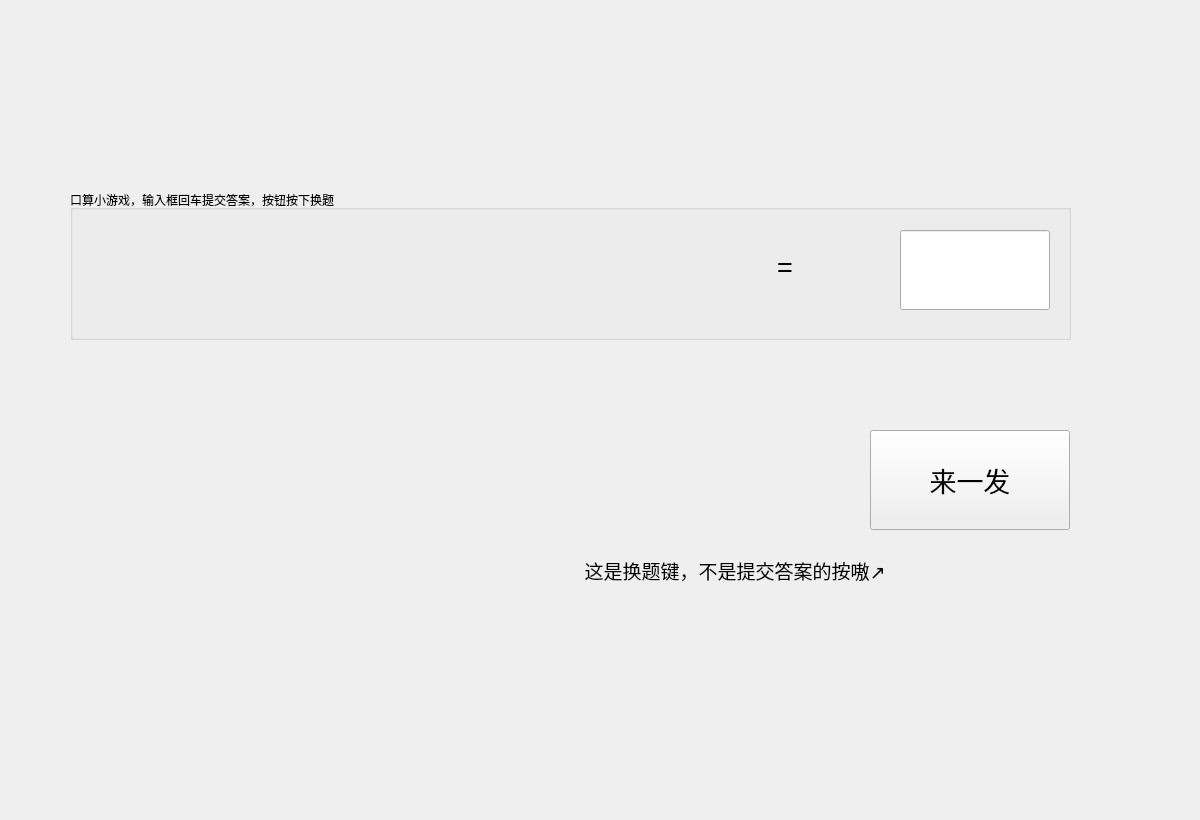
<?xml version="1.0" encoding="UTF-8"?>
<ui version="4.0">
 <class>Game</class>
 <widget class="QWidget" name="Game">
  <property name="geometry">
   <rect>
    <x>0</x>
    <y>0</y>
    <width>1200</width>
    <height>820</height>
   </rect>
  </property>
  <property name="windowTitle">
   <string>Form</string>
  </property>
  <widget class="QGroupBox" name="groupBox">
   <property name="geometry">
    <rect>
     <x>70</x>
     <y>190</y>
     <width>1001</width>
     <height>150</height>
    </rect>
   </property>
   <property name="title">
    <string>口算小游戏，输入框回车提交答案，按钮按下换题</string>
   </property>
   <widget class="QLabel" name="left_operand">
    <property name="geometry">
     <rect>
      <x>40</x>
      <y>40</y>
      <width>150</width>
      <height>80</height>
     </rect>
    </property>
    <property name="font">
     <font>
      <family>Consolas</family>
      <pointsize>20</pointsize>
     </font>
    </property>
    <property name="text">
     <string/>
    </property>
    <property name="alignment">
     <set>Qt::AlignCenter</set>
    </property>
   </widget>
   <widget class="QLabel" name="_operator">
    <property name="geometry">
     <rect>
      <x>240</x>
      <y>40</y>
      <width>150</width>
      <height>80</height>
     </rect>
    </property>
    <property name="font">
     <font>
      <family>Consolas</family>
      <pointsize>20</pointsize>
     </font>
    </property>
    <property name="text">
     <string/>
    </property>
    <property name="alignment">
     <set>Qt::AlignCenter</set>
    </property>
   </widget>
   <widget class="QLabel" name="right_operand">
    <property name="geometry">
     <rect>
      <x>450</x>
      <y>40</y>
      <width>150</width>
      <height>80</height>
     </rect>
    </property>
    <property name="font">
     <font>
      <family>Consolas</family>
      <pointsize>20</pointsize>
     </font>
    </property>
    <property name="text">
     <string/>
    </property>
    <property name="alignment">
     <set>Qt::AlignCenter</set>
    </property>
   </widget>
   <widget class="QLabel" name="equal">
    <property name="geometry">
     <rect>
      <x>640</x>
      <y>40</y>
      <width>150</width>
      <height>80</height>
     </rect>
    </property>
    <property name="font">
     <font>
      <family>Consolas</family>
      <pointsize>20</pointsize>
     </font>
    </property>
    <property name="text">
     <string>=</string>
    </property>
    <property name="alignment">
     <set>Qt::AlignCenter</set>
    </property>
   </widget>
   <widget class="QLineEdit" name="answer">
    <property name="geometry">
     <rect>
      <x>830</x>
      <y>40</y>
      <width>150</width>
      <height>80</height>
     </rect>
    </property>
    <property name="font">
     <font>
      <family>Consolas</family>
      <pointsize>20</pointsize>
     </font>
    </property>
    <property name="alignment">
     <set>Qt::AlignCenter</set>
    </property>
   </widget>
  </widget>
  <widget class="QPushButton" name="startbutton">
   <property name="geometry">
    <rect>
     <x>870</x>
     <y>430</y>
     <width>200</width>
     <height>100</height>
    </rect>
   </property>
   <property name="font">
    <font>
     <family>华文行楷</family>
     <pointsize>20</pointsize>
    </font>
   </property>
   <property name="text">
    <string>来一发</string>
   </property>
  </widget>
  <widget class="QLabel" name="result">
   <property name="geometry">
    <rect>
     <x>69</x>
     <y>420</y>
     <width>451</width>
     <height>100</height>
    </rect>
   </property>
   <property name="font">
    <font>
     <family>华文行楷</family>
     <pointsize>24</pointsize>
     <underline>true</underline>
    </font>
   </property>
   <property name="text">
    <string/>
   </property>
   <property name="alignment">
    <set>Qt::AlignCenter</set>
   </property>
  </widget>
  <widget class="QLabel" name="realanswer">
   <property name="geometry">
    <rect>
     <x>540</x>
     <y>420</y>
     <width>241</width>
     <height>100</height>
    </rect>
   </property>
   <property name="font">
    <font>
     <family>Consolas</family>
     <pointsize>18</pointsize>
    </font>
   </property>
   <property name="text">
    <string/>
   </property>
   <property name="alignment">
    <set>Qt::AlignCenter</set>
   </property>
  </widget>
  <widget class="QLabel" name="label">
   <property name="geometry">
    <rect>
     <x>510</x>
     <y>530</y>
     <width>450</width>
     <height>80</height>
    </rect>
   </property>
   <property name="font">
    <font>
     <family>隶书</family>
     <pointsize>14</pointsize>
    </font>
   </property>
   <property name="text">
    <string>这是换题键，不是提交答案的按嗷↗</string>
   </property>
   <property name="alignment">
    <set>Qt::AlignCenter</set>
   </property>
  </widget>
 </widget>
 <resources/>
 <connections/>
</ui>
